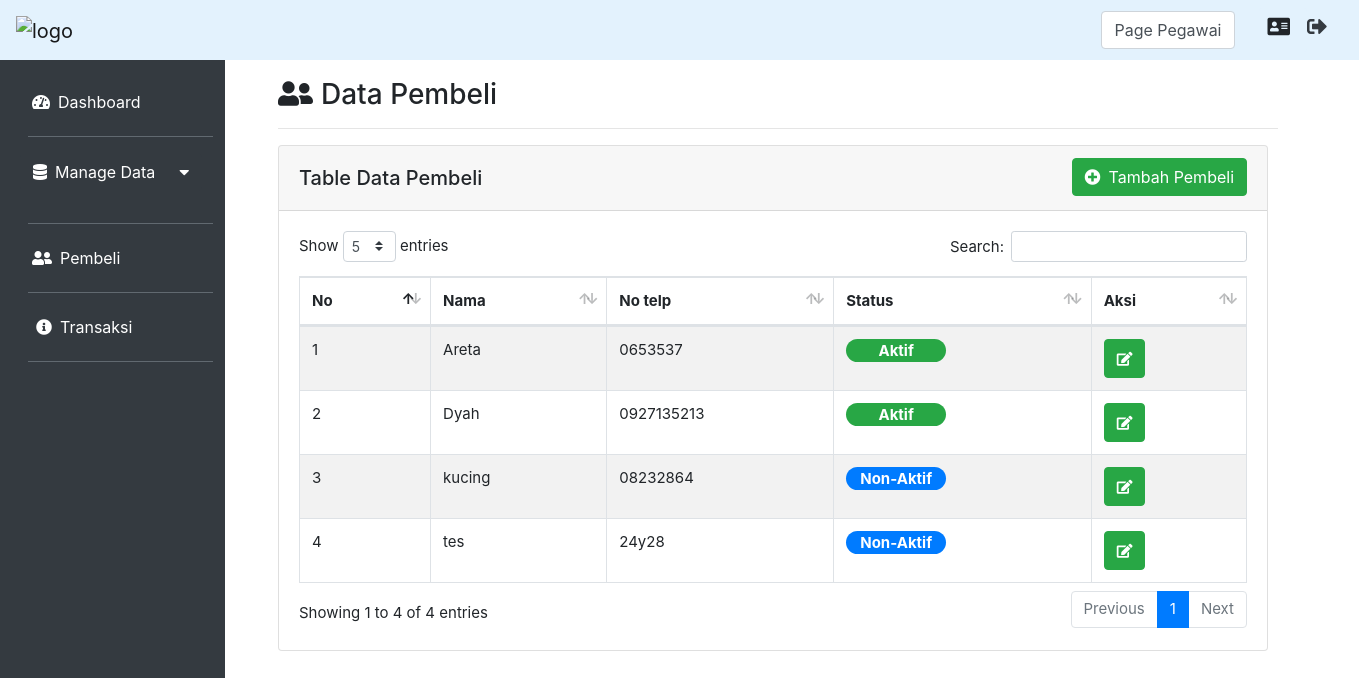
Screenshot of /index.php?page=Pembeli&aksi=view (signed in) with the database file from the repository.
### tables this page shows
CREATE TABLE `pembeli` (
  `id_pembeli` int(11) NOT NULL,
  `nama_pembeli` varchar(25) NOT NULL,
  `notelp_pembeli` varchar(18) NOT NULL,
  `status_pembeli` int(11) NOT NULL
);

### Model/PembeliModel.php (called while the page is built, shortened)
<?php
class PembeliModel
{
    public function getPembeli()
    {
        $sql = "SELECT * FROM pembeli";
        $query = koneksi()->query($sql);
        $hasil = [];
        while ($data = $query->fetch_assoc()) {
            $hasil[] = $data;
        }
        return $hasil;
    }
    public function index()
    {
        $data = $this->getPembeli();
        extract($data);
        require_once("View/Pembeli/index.php");
    }
}

### koneksi.php (called while the page is built, shortened)
<?php
function koneksi()
{
    $db_host = "localhost";
    $db_user = "root";
    $db_password = "";
    $db_database = "db_TokoParfum";
    try {
        return new mysqli($db_host, $db_user, $db_password, $db_database);
    } catch (Exception $e) {
        echo "Terjadi Kesalahan koneksi database";
    }
}

### View/Pembeli/index.php (the view)
<div class="col-md-10 p-5 pt-2">
    <h3><i class="fas fa-user-friends mr-2 mt-3"></i>Data Pembeli</h3>
    <hr class="garis">
    <div class="card">
        <div class="card-header">
            <div class="float-left mt-2">
                <h5>Table Data Pembeli</h5>
            </div>
            <a href="index.php?page=Pembeli&aksi=addPembeli" class="btn btn-success float-right"><i class="fas fa-plus-circle mr-2"></i>Tambah Pembeli</a>
        </div>
        <div class="card-body">
            <table id="example" class="table table-striped table-bordered" style="width:100%">
                <thead>
                    <tr>
                        <th scope="col">No</th>
                        <th scope="col">Nama</th>
                        <th scope="col">No telp</th>
                        <th scope="col">Status</th>
                        <th scope="col">Aksi</th>
                    </tr>
                </thead>
                <tbody>
                    <?php $no = 1;
                    foreach ($data as $row) : ?>
                        <tr>
                            <td scope="row"><?= $no ?></td>
                            <td><?= $row['nama_pembeli'] ?></td>
                            <td><?= $row['notelp_pembeli'] ?></td>
                            <td>
                                <?php if ($row['status_pembeli'] == 1) : ?>
                                    <span class="badge badge-pill badge-success" style="width: 100px; font-size:15px;">Aktif</span>
                                <?php elseif ($row['status_pembeli'] == 0) : ?>
                                    <span class="badge badge-pill badge-primary" style="width: 100px; font-size:15px;">Non-Aktif</span>
                                <?php endif; ?>
                            </td>
                            <td><a href="index.php?page=Pembeli&aksi=editPembeli&id=<?= $row['id_pembeli'] ?>" class="btn btn-sm btn-success text-white rounded p-2 mr-1"><i class="fas fa-edit mr-1 ml-1" data-toggle="tooltip" title="Update Data"></i></a></td>
                        </tr>
                    <?php $no++;
                    endforeach; ?>
                </tbody>
            </table>
        </div>
    </div>
</div>

### assets/css/solid.css (style rules this page uses)
.fa, .fas { font-family: 'Font Awesome 5 Free'; font-weight: 900; }

### assets/css/allprogramview.css (style rules this page uses)
.card { width: 990px; }
.garis { width: 1000px; }

### rows the page displays
pembeli: nama_pembeli "Areta", notelp_pembeli "0653537", status_pembeli "Aktif"
pembeli: nama_pembeli "Dyah", notelp_pembeli "0927135213", status_pembeli "Aktif"
pembeli: nama_pembeli "kucing", notelp_pembeli "08232864", status_pembeli "Non-Aktif"
pembeli: nama_pembeli "tes", notelp_pembeli "24y28", status_pembeli "Non-Aktif"

### other values shown
$_SESSION['role'] "Pegawai"
